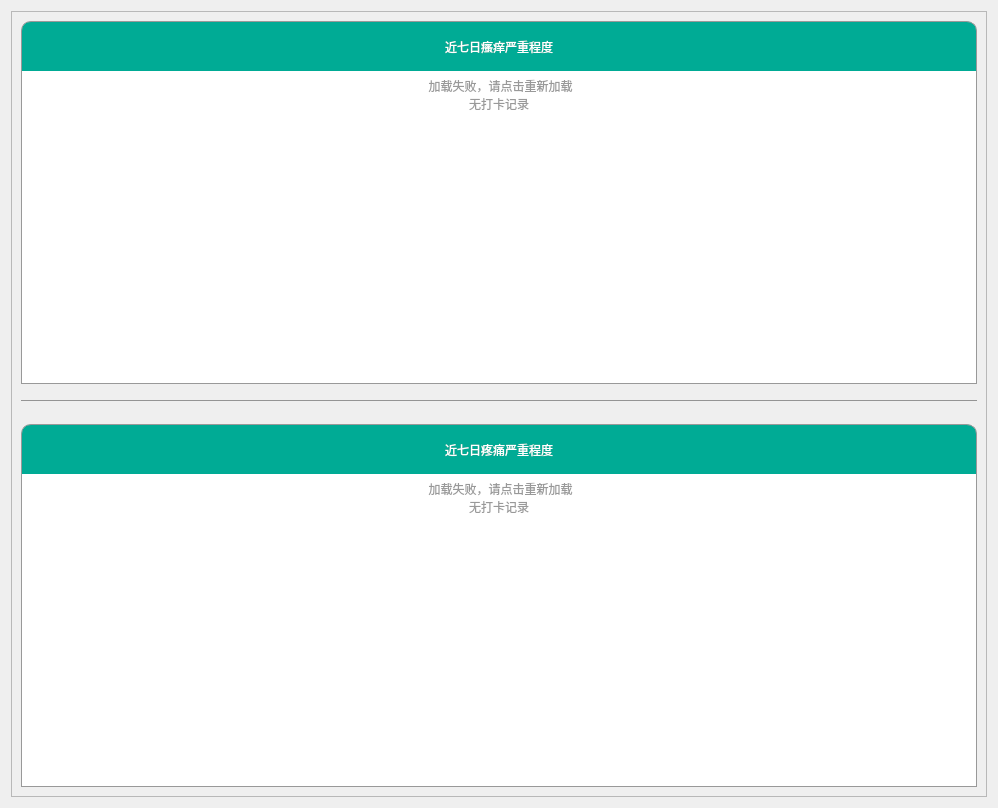
            <widget class="QWidget" name="statis_page">
             <layout class="QVBoxLayout" name="verticalLayout_69">
              <item>
               <widget class="QFrame" name="frame_31">
                <property name="frameShape">
                 <enum>QFrame::StyledPanel</enum>
                </property>
                <property name="frameShadow">
                 <enum>QFrame::Raised</enum>
                </property>
                <layout class="QVBoxLayout" name="verticalLayout_68" stretch="20,1,1,20">
                 <item>
                  <layout class="QVBoxLayout" name="verticalLayout_66">
                   <property name="spacing">
                    <number>0</number>
                   </property>
                   <item>
                    <widget class="QLabel" name="label_56">
                     <property name="sizePolicy">
                      <sizepolicy hsizetype="Preferred" vsizetype="Fixed">
                       <horstretch>0</horstretch>
                       <verstretch>0</verstretch>
                      </sizepolicy>
                     </property>
                     <property name="minimumSize">
                      <size>
                       <width>160</width>
                       <height>50</height>
                      </size>
                     </property>
                     <property name="maximumSize">
                      <size>
                       <width>100000</width>
                       <height>50</height>
                      </size>
                     </property>
                     <property name="styleSheet">
                      <string notr="true">font: 75 14pt &quot;微软雅黑&quot;;
background-color:rgba(0,171,149,1);
color:#fff;
border-radius:0;
border-top-left-radius:10px;
border-top-right-radius:10px;
border:1px solid #999999;
border-bottom:0;</string>
                     </property>
                     <property name="text">
                      <string>近七日瘙痒严重程度</string>
                     </property>
                     <property name="alignment">
                      <set>Qt::AlignCenter</set>
                     </property>
                    </widget>
                   </item>
                   <item>
                    <widget class="QFrame" name="frame_28">
                     <property name="styleSheet">
                      <string notr="true">background-color: rgb(255, 255, 255);
border_radius:10px;
border:1px solid #999999;
border-top-left-radius:0px;
border-top-right-radius:0px;
border-top:0;</string>
                     </property>
                     <property name="frameShape">
                      <enum>QFrame::StyledPanel</enum>
                     </property>
                     <property name="frameShadow">
                      <enum>QFrame::Raised</enum>
                     </property>
                     <layout class="QVBoxLayout" name="verticalLayout_64">
                      <property name="spacing">
                       <number>0</number>
                      </property>
                      <property name="leftMargin">
                       <number>6</number>
                      </property>
                      <property name="topMargin">
                       <number>6</number>
                      </property>
                      <property name="rightMargin">
                       <number>6</number>
                      </property>
                      <property name="bottomMargin">
                       <number>6</number>
                      </property>
                      <item>
                       <widget class="QPushButton" name="staReload_btn">
                        <property name="sizePolicy">
                         <sizepolicy hsizetype="Preferred" vsizetype="Preferred">
                          <horstretch>0</horstretch>
                          <verstretch>0</verstretch>
                         </sizepolicy>
                        </property>
                        <property name="cursor">
                         <cursorShape>PointingHandCursor</cursorShape>
                        </property>
                        <property name="styleSheet">
                         <string notr="true">border:0;
font: 12pt &quot;微软雅黑&quot;;
color:#999999;</string>
                        </property>
                        <property name="text">
                         <string> 加载失败，请点击重新加载</string>
                        </property>
                        <property name="icon">
                         <iconset resource="resources.qrc">
                          <normaloff>:/new/general/resources/refresh-30.png</normaloff>:/new/general/resources/refresh-30.png</iconset>
                        </property>
                        <property name="iconSize">
                         <size>
                          <width>17</width>
                          <height>17</height>
                         </size>
                        </property>
                       </widget>
                      </item>
                      <item>
                       <widget class="QLabel" name="staNoData_label">
                        <property name="styleSheet">
                         <string notr="true">border:0;
font: 12pt &quot;微软雅黑&quot;;
color:#999999;</string>
                        </property>
                        <property name="text">
                         <string>无打卡记录</string>
                        </property>
                        <property name="alignment">
                         <set>Qt::AlignCenter</set>
                        </property>
                       </widget>
                      </item>
                      <item>
                       <widget class="QLabel" name="staLoad_label">
                        <property name="styleSheet">
                         <string notr="true">border:0;</string>
                        </property>
                        <property name="text">
                         <string/>
                        </property>
                        <property name="alignment">
                         <set>Qt::AlignCenter</set>
                        </property>
                       </widget>
                      </item>
                      <item>
                       <widget class="QWidget" name="itchWidget" native="true">
                        <property name="sizePolicy">
                         <sizepolicy hsizetype="Expanding" vsizetype="Expanding">
                          <horstretch>0</horstretch>
                          <verstretch>0</verstretch>
                         </sizepolicy>
                        </property>
                        <property name="minimumSize">
                         <size>
                          <width>0</width>
                          <height>250</height>
                         </size>
                        </property>
                        <property name="styleSheet">
                         <string notr="true">border:0;
border-radius:0;</string>
                        </property>
                       </widget>
                      </item>
                     </layout>
                    </widget>
                   </item>
                  </layout>
                 </item>
                 <item>
                  <spacer name="verticalSpacer_48">
                   <property name="orientation">
                    <enum>Qt::Vertical</enum>
                   </property>
                   <property name="sizeType">
                    <enum>QSizePolicy::Fixed</enum>
                   </property>
                   <property name="sizeHint" stdset="0">
                    <size>
                     <width>956</width>
                     <height>10</height>
                    </size>
                   </property>
                  </spacer>
                 </item>
                 <item>
                  <widget class="QLabel" name="label_57">
                   <property name="sizePolicy">
                    <sizepolicy hsizetype="Preferred" vsizetype="Fixed">
                     <horstretch>0</horstretch>
                     <verstretch>0</verstretch>
                    </sizepolicy>
                   </property>
                   <property name="minimumSize">
                    <size>
                     <width>0</width>
                     <height>18</height>
                    </size>
                   </property>
                   <property name="styleSheet">
                    <string notr="true">border-top:1px solid #949494;</string>
                   </property>
                   <property name="text">
                    <string/>
                   </property>
                  </widget>
                 </item>
                 <item>
                  <layout class="QVBoxLayout" name="verticalLayout_4">
                   <property name="spacing">
                    <number>0</number>
                   </property>
                   <item>
                    <widget class="QLabel" name="label_58">
                     <property name="sizePolicy">
                      <sizepolicy hsizetype="Preferred" vsizetype="Fixed">
                       <horstretch>0</horstretch>
                       <verstretch>0</verstretch>
                      </sizepolicy>
                     </property>
                     <property name="minimumSize">
                      <size>
                       <width>160</width>
                       <height>50</height>
                      </size>
                     </property>
                     <property name="maximumSize">
                      <size>
                       <width>100000</width>
                       <height>50</height>
                      </size>
                     </property>
                     <property name="styleSheet">
                      <string notr="true">font: 75 14pt &quot;微软雅黑&quot;;
background-color:rgba(0,171,149,1);
color:#fff;
border-radius:0;
border-top-left-radius:10px;
border-top-right-radius:10px;
border:1px solid #999999;
border-bottom:0;</string>
                     </property>
                     <property name="text">
                      <string>近七日疼痛严重程度</string>
                     </property>
                     <property name="alignment">
                      <set>Qt::AlignCenter</set>
                     </property>
                    </widget>
                   </item>
                   <item>
                    <widget class="QFrame" name="frame_29">
                     <property name="styleSheet">
                      <string notr="true">background-color: rgb(255, 255, 255);
border_radius:10px;
border:1px solid #999999;
border-top-left-radius:0px;
border-top-right-radius:0px;
border-top:0;</string>
                     </property>
                     <property name="frameShape">
                      <enum>QFrame::StyledPanel</enum>
                     </property>
                     <property name="frameShadow">
                      <enum>QFrame::Raised</enum>
                     </property>
                     <layout class="QVBoxLayout" name="verticalLayout_65">
                      <property name="spacing">
                       <number>0</number>
                      </property>
                      <property name="leftMargin">
                       <number>6</number>
                      </property>
                      <property name="topMargin">
                       <number>6</number>
                      </property>
                      <property name="rightMargin">
                       <number>6</number>
                      </property>
                      <property name="bottomMargin">
                       <number>6</number>
                      </property>
                      <item>
                       <widget class="QPushButton" name="staReload_btn2">
                        <property name="sizePolicy">
                         <sizepolicy hsizetype="Preferred" vsizetype="Preferred">
                          <horstretch>0</horstretch>
                          <verstretch>0</verstretch>
                         </sizepolicy>
                        </property>
                        <property name="cursor">
                         <cursorShape>PointingHandCursor</cursorShape>
                        </property>
                        <property name="styleSheet">
                         <string notr="true">border:0;
font: 12pt &quot;微软雅黑&quot;;
color:#999999;</string>
                        </property>
                        <property name="text">
                         <string> 加载失败，请点击重新加载</string>
                        </property>
                        <property name="icon">
                         <iconset resource="resources.qrc">
                          <normaloff>:/new/general/resources/refresh-30.png</normaloff>:/new/general/resources/refresh-30.png</iconset>
                        </property>
                        <property name="iconSize">
                         <size>
                          <width>17</width>
                          <height>17</height>
                         </size>
                        </property>
                       </widget>
                      </item>
                      <item>
                       <widget class="QLabel" name="staNoData_label2">
                        <property name="styleSheet">
                         <string notr="true">border:0;
font: 12pt &quot;微软雅黑&quot;;
color:#999999;</string>
                        </property>
                        <property name="text">
                         <string>无打卡记录</string>
                        </property>
                        <property name="alignment">
                         <set>Qt::AlignCenter</set>
                        </property>
                       </widget>
                      </item>
                      <item>
                       <widget class="QLabel" name="staLoad_label2">
                        <property name="styleSheet">
                         <string notr="true">border:0;</string>
                        </property>
                        <property name="text">
                         <string/>
                        </property>
                        <property name="alignment">
                         <set>Qt::AlignCenter</set>
                        </property>
                       </widget>
                      </item>
                      <item>
                       <widget class="QWidget" name="painWidget" native="true">
                        <property name="sizePolicy">
                         <sizepolicy hsizetype="Expanding" vsizetype="Expanding">
                          <horstretch>0</horstretch>
                          <verstretch>0</verstretch>
                         </sizepolicy>
                        </property>
                        <property name="minimumSize">
                         <size>
                          <width>0</width>
                          <height>250</height>
                         </size>
                        </property>
                        <property name="styleSheet">
                         <string notr="true">border:0;
border-radius:0;</string>
                        </property>
                       </widget>
                      </item>
                     </layout>
                    </widget>
                   </item>
                  </layout>
                 </item>
                </layout>
               </widget>
              </item>
             </layout>
            </widget>
